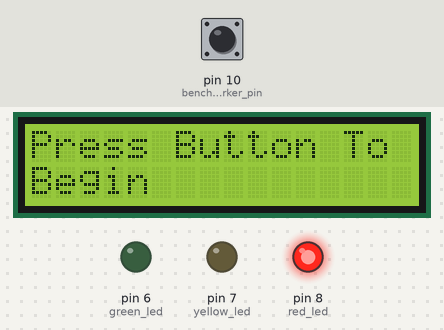
Recording of a sketch running on a simulated Arduino Uno, built with avr-gcc and run on an emulated ATmega328P. Parts: 16×2 character LCD, output pins drawn as LEDs (lit = HIGH). Dashed ring = blinking. The inputs (shaded band) are chosen by the test bench; at power-on: pin 10 (benchmarker_pin) LOW. Random numbers use the default seed unless the sketch sets one.

Above: at 1.2 s.
1.3 s: pin 10 (benchmarker_pin) pulsed HIGH 5 times (0.12 s each, 0.3 s apart)
At 3.1 s:
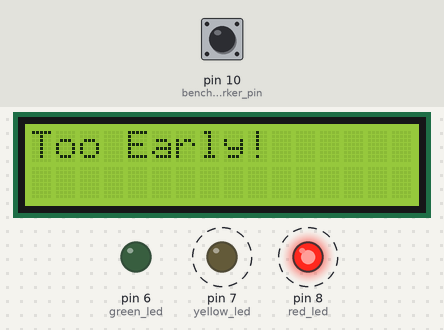
4.3 s: pin 10 (benchmarker_pin) pulsed HIGH 2 times (0.12 s each, 0.3 s apart)
At 5.9 s:
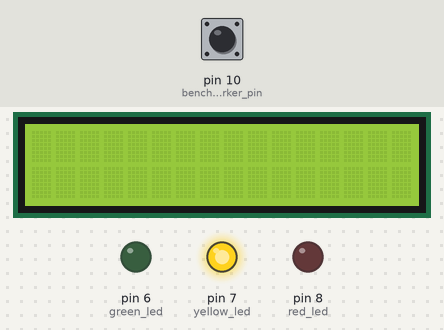
7.9 s: pin 10 (benchmarker_pin) driven HIGH
9.4 s: pin 10 (benchmarker_pin) driven LOW
At 9.8 s:
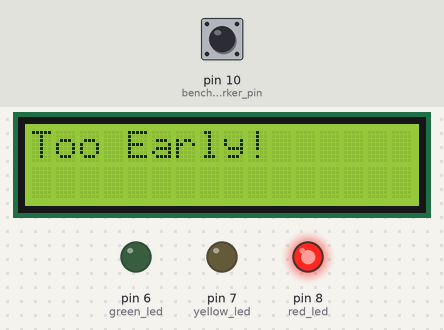
Timing chart, 0 to 11.9 s (numbered marks = the images above; inputs shaded):
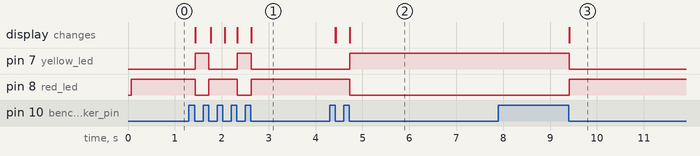

Measured:
- after the input at 1.3 s, pin 7 (yellow_led): alternates HIGH for 0.30 s and LOW for 0.60 s, 4 changes in all, then stays LOW, starting after 0.13 s; pin 8 (red_led): alternates HIGH for 0.60 s and LOW for 0.30 s, 4 changes in all, then stays HIGH, starting after 0.13 s; the display: first changes after 0.13 s (image 1 shows a later state)
- after the input at 4.3 s, pin 7 (yellow_led): LOW → HIGH after 0.43 s; pin 8 (red_led): HIGH → LOW after 0.43 s; the display: changes after 0.12 s (image 2)
- after the input at 7.9 s, every drawn part: stays the same
- after the input at 9.4 s, pin 7 (yellow_led): HIGH → LOW at once; pin 8 (red_led): LOW → HIGH at once; the display: changes at once (image 3)

The sketch:

Reaction_Time_Test.ino
```cpp
#include <LiquidCrystal.h>

LiquidCrystal lcd(12, 11, 5, 4, 3, 2);
const int green_led = 6;
const int yellow_led = 7;
const int red_led = 8;
const int benchmarker_pin = 10;

int button_state;
String state;
String ready;
String display;
long delayAmount;
long delayTime;
unsigned long startTime;
unsigned long elapsed;

void setup() {
  lcd.begin(16, 2);
  pinMode(green_led, OUTPUT);
  pinMode(yellow_led, OUTPUT);
  pinMode(red_led, OUTPUT);
  pinMode(benchmarker_pin, INPUT);
  lcd.clear();
  lcd.setCursor(0, 0);
  digitalWrite(green_led, LOW);
  digitalWrite(yellow_led, LOW);
  digitalWrite(red_led, HIGH);
  state = "off";
  button_state = LOW;
  ready = "off";
  display = "no";
  delayAmount = 0;
  delayTime = 0;
  startTime = 0;
  elapsed = 0;
  randomSeed(analogRead(A0));
}

void loop() {
  state_off();
  state_on();
  start_test();
  reaction_time();
}

void state_off() {
  if (state == "off") {
    lcd.setCursor(0, 0);
    lcd.print("Press Button To");
    lcd.setCursor(0, 1);
    lcd.print("Begin");
    digitalWrite(green_led, LOW);
    digitalWrite(yellow_led, LOW);
    digitalWrite(red_led, HIGH);
    button_state = digitalRead(benchmarker_pin);
    if (button_state == HIGH) {
      while (digitalRead(benchmarker_pin) == HIGH) {
        delay(5);
      }
      state = "on";
      ready = "no";
      display = "no";
    }
    delay(5);
  }
}

void state_on() {
  if (state == "on") {
    if (display == "no") {
      lcd.clear();
    }
    if (ready == "yes") {
      digitalWrite(green_led, HIGH);
      digitalWrite(yellow_led, LOW);
    }
    else {
      digitalWrite(green_led, LOW);
      digitalWrite(yellow_led, HIGH);
    }
    digitalWrite(red_led, LOW);
    delay(5);
  }
}

void start_test() {
  if (ready == "no" && state == "on") {
    startTime = millis();
    delayAmount = random(2, 10);
    delayAmount = delayAmount * 1000;
    delayTime = 0;
    while (delayAmount > delayTime && state == "on") {
      button_state = digitalRead(benchmarker_pin);
      if (button_state == HIGH) {
        while (digitalRead(benchmarker_pin) == HIGH) {
          delay(5);
        }
        lcd.clear();
        lcd.setCursor(0, 0);
        lcd.print("Too Early!");
        digitalWrite(green_led, LOW);
        digitalWrite(yellow_led, LOW);
        digitalWrite(red_led, HIGH);
        while (digitalRead(benchmarker_pin) == LOW) {
          delay(5);
        }
        while (digitalRead(benchmarker_pin) == HIGH) {
          delay(5);
        }
        state = "off";
        ready = "off";
        display = "no";
        button_state = LOW;
        lcd.clear();
        return;
      }
      delayTime = delayTime + 5;
      delay(5);
    }
    if (state == "on") {
      ready = "yes";
    }
    delay(5);
  }
}

void reaction_time() {
  if (ready == "yes") {
    button_state = digitalRead(benchmarker_pin);
    if (button_state == HIGH && display == "no") {
      elapsed = millis() - startTime;
      while (digitalRead(benchmarker_pin) == HIGH) {
        delay(5);
      }
      display = "yes";
      lcd.clear();
      lcd.setCursor(0, 0);
      lcd.print(elapsed % 1000);
      lcd.print("ms");
    }
    if (display == "yes") {
      button_state = digitalRead(benchmarker_pin);
      if (button_state == HIGH) {
        while (digitalRead(benchmarker_pin) == HIGH) {
          delay(5);
        }
        display = "no";
        state = "off";
        button_state = LOW;
        ready = "off";
        lcd.clear();
      }
    }
    delay(5);
  }
}
```
